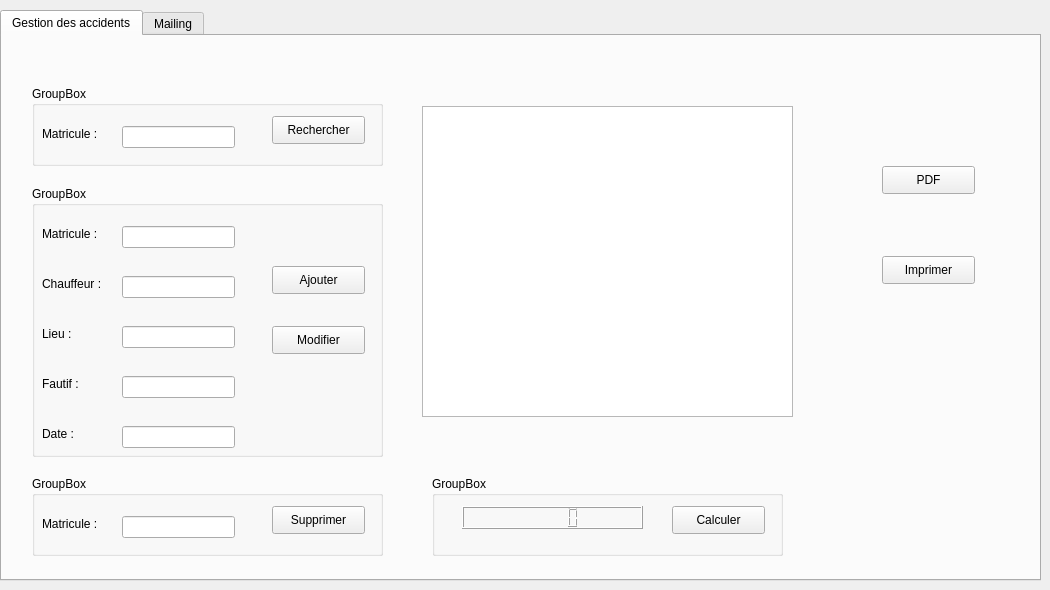
   <widget class="QWidget" name="tab_15">
    <attribute name="title">
     <string>Accident</string>
    </attribute>
    <widget class="QTabWidget" name="tabWidget_5">
     <property name="geometry">
      <rect>
       <x>0</x>
       <y>10</y>
       <width>1041</width>
       <height>571</height>
      </rect>
     </property>
     <property name="currentIndex">
      <number>0</number>
     </property>
     <widget class="QWidget" name="tab_16">
      <attribute name="title">
       <string>Gestion des accidents</string>
      </attribute>
      <widget class="QGroupBox" name="groupBox_18">
       <property name="geometry">
        <rect>
         <x>30</x>
         <y>50</y>
         <width>351</width>
         <height>80</height>
        </rect>
       </property>
       <property name="title">
        <string>GroupBox</string>
       </property>
       <widget class="QPushButton" name="rechercher">
        <property name="geometry">
         <rect>
          <x>240</x>
          <y>30</y>
          <width>93</width>
          <height>28</height>
         </rect>
        </property>
        <property name="text">
         <string>Rechercher</string>
        </property>
       </widget>
       <widget class="QLabel" name="label_36">
        <property name="geometry">
         <rect>
          <x>10</x>
          <y>40</y>
          <width>71</width>
          <height>16</height>
         </rect>
        </property>
        <property name="text">
         <string>Matricule :</string>
        </property>
       </widget>
       <widget class="QLineEdit" name="matricule_re">
        <property name="geometry">
         <rect>
          <x>90</x>
          <y>40</y>
          <width>113</width>
          <height>22</height>
         </rect>
        </property>
       </widget>
      </widget>
      <widget class="QGroupBox" name="groupBox_19">
       <property name="geometry">
        <rect>
         <x>30</x>
         <y>150</y>
         <width>351</width>
         <height>271</height>
        </rect>
       </property>
       <property name="title">
        <string>GroupBox</string>
       </property>
       <widget class="QPushButton" name="PB_Ajout_2">
        <property name="geometry">
         <rect>
          <x>240</x>
          <y>80</y>
          <width>93</width>
          <height>28</height>
         </rect>
        </property>
        <property name="text">
         <string>Ajouter</string>
        </property>
       </widget>
       <widget class="QPushButton" name="PB_modifier">
        <property name="geometry">
         <rect>
          <x>240</x>
          <y>140</y>
          <width>93</width>
          <height>28</height>
         </rect>
        </property>
        <property name="text">
         <string>Modifier</string>
        </property>
       </widget>
       <widget class="QLabel" name="label_37">
        <property name="geometry">
         <rect>
          <x>10</x>
          <y>40</y>
          <width>61</width>
          <height>16</height>
         </rect>
        </property>
        <property name="text">
         <string>Matricule :</string>
        </property>
       </widget>
       <widget class="QLabel" name="label_38">
        <property name="geometry">
         <rect>
          <x>10</x>
          <y>90</y>
          <width>71</width>
          <height>16</height>
         </rect>
        </property>
        <property name="text">
         <string>Chauffeur :</string>
        </property>
       </widget>
       <widget class="QLabel" name="label_39">
        <property name="geometry">
         <rect>
          <x>10</x>
          <y>140</y>
          <width>55</width>
          <height>16</height>
         </rect>
        </property>
        <property name="text">
         <string>Lieu :</string>
        </property>
       </widget>
       <widget class="QLabel" name="label_40">
        <property name="geometry">
         <rect>
          <x>10</x>
          <y>190</y>
          <width>55</width>
          <height>16</height>
         </rect>
        </property>
        <property name="text">
         <string>Fautif :</string>
        </property>
       </widget>
       <widget class="QLabel" name="label_41">
        <property name="geometry">
         <rect>
          <x>10</x>
          <y>240</y>
          <width>55</width>
          <height>16</height>
         </rect>
        </property>
        <property name="text">
         <string>Date :</string>
        </property>
       </widget>
       <widget class="QLineEdit" name="matricule">
        <property name="geometry">
         <rect>
          <x>90</x>
          <y>40</y>
          <width>113</width>
          <height>22</height>
         </rect>
        </property>
       </widget>
       <widget class="QLineEdit" name="chauffeur">
        <property name="geometry">
         <rect>
          <x>90</x>
          <y>90</y>
          <width>113</width>
          <height>22</height>
         </rect>
        </property>
       </widget>
       <widget class="QLineEdit" name="lieu">
        <property name="geometry">
         <rect>
          <x>90</x>
          <y>140</y>
          <width>113</width>
          <height>22</height>
         </rect>
        </property>
       </widget>
       <widget class="QLineEdit" name="fautif">
        <property name="geometry">
         <rect>
          <x>90</x>
          <y>190</y>
          <width>113</width>
          <height>22</height>
         </rect>
        </property>
       </widget>
       <widget class="QLineEdit" name="date">
        <property name="geometry">
         <rect>
          <x>90</x>
          <y>240</y>
          <width>113</width>
          <height>22</height>
         </rect>
        </property>
       </widget>
      </widget>
      <widget class="QGroupBox" name="groupBox_20">
       <property name="geometry">
        <rect>
         <x>30</x>
         <y>440</y>
         <width>351</width>
         <height>80</height>
        </rect>
       </property>
       <property name="title">
        <string>GroupBox</string>
       </property>
       <widget class="QPushButton" name="PB_supp_2">
        <property name="geometry">
         <rect>
          <x>240</x>
          <y>30</y>
          <width>93</width>
          <height>28</height>
         </rect>
        </property>
        <property name="text">
         <string>Supprimer</string>
        </property>
       </widget>
       <widget class="QLabel" name="label_42">
        <property name="geometry">
         <rect>
          <x>10</x>
          <y>40</y>
          <width>71</width>
          <height>16</height>
         </rect>
        </property>
        <property name="text">
         <string>Matricule :</string>
        </property>
       </widget>
       <widget class="QLineEdit" name="matricule_s">
        <property name="geometry">
         <rect>
          <x>90</x>
          <y>40</y>
          <width>113</width>
          <height>22</height>
         </rect>
        </property>
       </widget>
      </widget>
      <widget class="QGroupBox" name="groupBox_21">
       <property name="geometry">
        <rect>
         <x>430</x>
         <y>440</y>
         <width>351</width>
         <height>80</height>
        </rect>
       </property>
       <property name="title">
        <string>GroupBox</string>
       </property>
       <widget class="QLCDNumber" name="lcdNumber_calculer">
        <property name="geometry">
         <rect>
          <x>30</x>
          <y>30</y>
          <width>181</width>
          <height>23</height>
         </rect>
        </property>
       </widget>
       <widget class="QPushButton" name="calculer">
        <property name="geometry">
         <rect>
          <x>240</x>
          <y>30</y>
          <width>93</width>
          <height>28</height>
         </rect>
        </property>
        <property name="text">
         <string>Calculer</string>
        </property>
       </widget>
      </widget>
      <widget class="QTableView" name="tableView">
       <property name="geometry">
        <rect>
         <x>420</x>
         <y>70</y>
         <width>371</width>
         <height>311</height>
        </rect>
       </property>
      </widget>
      <widget class="QPushButton" name="PDF">
       <property name="geometry">
        <rect>
         <x>880</x>
         <y>130</y>
         <width>93</width>
         <height>28</height>
        </rect>
       </property>
       <property name="text">
        <string>PDF</string>
       </property>
      </widget>
      <widget class="QPushButton" name="imprimer">
       <property name="geometry">
        <rect>
         <x>880</x>
         <y>220</y>
         <width>93</width>
         <height>28</height>
        </rect>
       </property>
       <property name="text">
        <string>Imprimer</string>
       </property>
      </widget>
     </widget>
     <widget class="QWidget" name="tab_17">
      <attribute name="title">
       <string>Mailing</string>
      </attribute>
     </widget>
    </widget>
   </widget>
